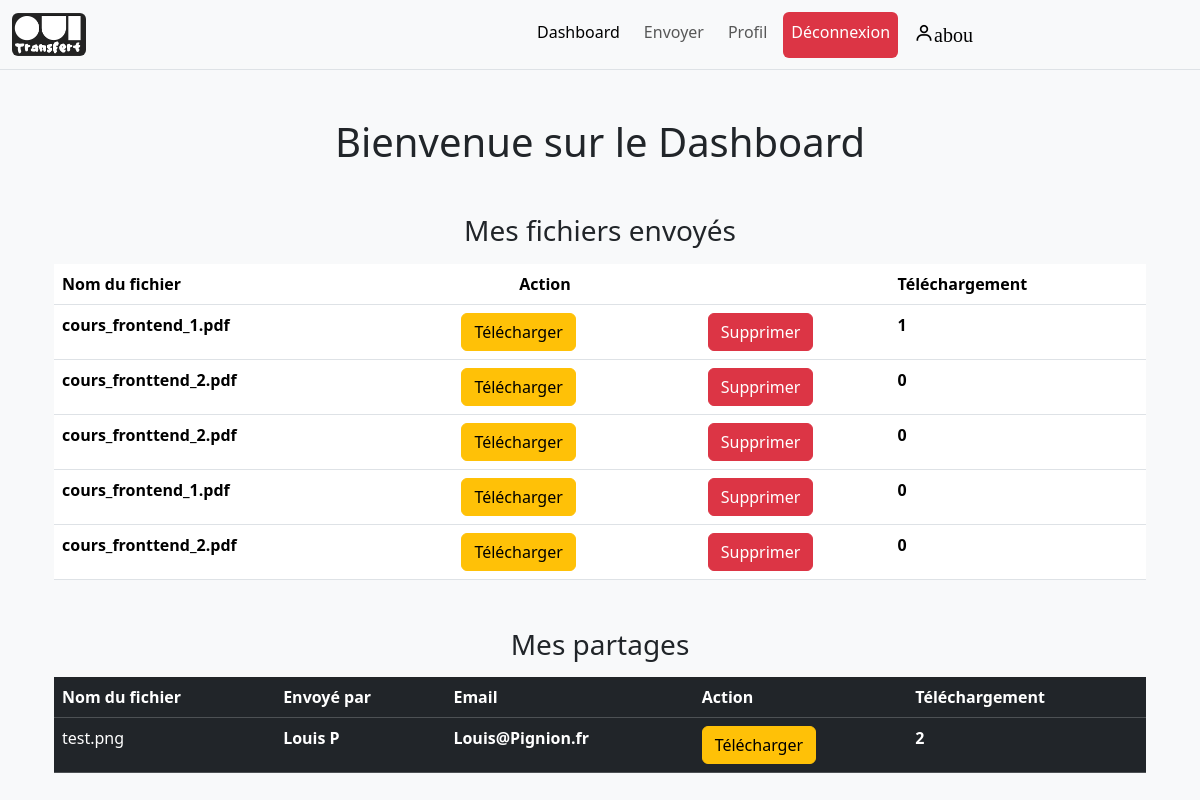
Page /dashboard.php (signed in) on the committed database.
### tables this page shows
CREATE TABLE `Fichiers` (
  `ID` int(11) NOT NULL,
  `nom_fichier` varchar(255) NOT NULL,
  `nom_fichier_cryptee` varchar(255) NOT NULL,
  `id_user` int(11) NOT NULL,
  `nombre_telechargement` int(11) NOT NULL
);

CREATE TABLE `Partage` (
  `ID` int(11) NOT NULL,
  `id_fichier` int(11) NOT NULL,
  `id_utilisateur_partage` int(11) NOT NULL,
  `id_user_autorisee` int(11) NOT NULL
);

CREATE TABLE `Users` (
  `ID` int(11) NOT NULL,
  `nom` varchar(255) NOT NULL,
  `email` varchar(255) NOT NULL,
  `password_user` varchar(255) NOT NULL
);

### Actions/fichier.php (called while the page is built, shortened)
<?php
function getheFichiers()
{
    try {
        $bdd = connexion();
        $sql = "SELECT `nom`, nombre_telechargement, Fichiers.id AS id_fichier ,`nom_fichier`, id_user FROM `Fichiers`, `Users` WHERE Fichiers.id_user = Users.ID AND id_user = :id_user";
        $stmt = $bdd->prepare($sql);
        $stmt->bindParam(':id_user', $_SESSION['id']);
        $stmt->execute();
        return $stmt;
    } catch (PDOException $e) {
        echo $e->getMessage();
        return false;
    }
}

### Function/ft_get_info_partager.php (called while the page is built)
<?php
function get_info_partager($id_user_autorisee)
{
    try {
        $bdd = connexion();
        $sql = "SELECT U.nom, U.email, F.nombre_telechargement, F.nom_fichier, F.nom_fichier_cryptee, P.id_fichier FROM Fichiers F, Users U, Partage P WHERE F.id_user = U.id AND F.ID = P.id_fichier AND P.id_user_autorisee = :id_user_autorisee;";
        $stmt = $bdd->prepare($sql);
        $stmt->bindParam(':id_user_autorisee', $id_user_autorisee);
        $stmt->execute();
        return $stmt;
    } catch (PDOException $e) {
        echo $e->getMessage();
        return false;
    }
}

### dashboard.php (the view, shortened to what this page needs)
<?php
require('Actions/fichier.php');
$results = getheFichiers();
$count = $results->rowCount();
require('./Function/ft_get_info_partager.php');
$listeFicherPartager = get_info_partager($_SESSION['id']);
require('./HeaderFooter/Header.php');
?>
<h1 class="text-center my-5">Bienvenue sur le Dashboard</h1>
<h3 class="text-center my-3">Mes fichiers envoyés</h3>
<?php if($count == 0) { ?>
<h1>Aucun fichier envoyer !</h1>
<?php } else { ?>
    <div class="container">
<div class="container mb-5">
    <table class="table">
        <thead>
            <tr>
                <th scope="col">Nom du fichier</th>
                <th></th>
                <th></th>
                <th scope="col">Action</th>
                <th></th>
                <th></th>
                <th>Téléchargement</th>
            </tr>
        </thead>
        <tbody>
            <?php while ($r = $results->fetch(PDO::FETCH_ASSOC)) { ?>
                <tr>
                    <th><?php echo $r['nom_fichier'] ?></th>
                    <th colspan="5">
                        <div class="container text-center">
                            <div class="row justify-content-start">
                                <div class="col-6">
                                    <form action="./Actions/increment_and_download.php" method="post">
                                        <button type="submit" class="btn btn-warning">Télécharger</button>
                                    </form>
                                </div>
                                <div class="col-6">
                                    <a onclick="return confirm('Êtes-vous sûr de vouloir supprimer cette location ?');" href="delete.php?id=<?= $r['id_fichier'] ?>" class="btn btn-danger">Supprimer</a>
                                </div>
                            </div>
                        </div>
                    </th>
                    <th><?php echo $r['nombre_telechargement'] ?></th>
                </tr>
            <?php } ?>
        </tbody>
    </table>
</div>
<?php } ?>
<h3 class="text-center my-3">Mes partages</h3>
<?php if($count == 0) { ?>
<h1>Aucun fichier partage !</h1>
<?php } else { ?>
<div class="container">
    <table class="table table-hover table-dark">
        <thead>
            <tr>
                <th scope="col">Nom du fichier</th>
                <th scope="col">Envoyé par</th>
                <th scope="col">Email</th>
                <th scope="col">Action</th>
                <th scope="col">Téléchargement</th>
            </tr>
        </thead>
        <tbody>
            <?php foreach ($listeFicherPartager as $fichier) { ?>
                <tr>
                    <td><?php echo $fichier['nom_fichier']; ?></td>
                    <th><?php echo $fichier['nom'] ?></th>
                    <th><?php echo $fichier['email'] ?></th>
                    <td>
                        <form action="./Actions/increment_and_download.php" method="post">
                            <button type="submit" class="btn btn-warning">Télécharger</button>
                        </form>
                    </td>
                    <th><?php echo $fichier['nombre_telechargement'] ?></th>
                </tr>
            <?php } ?>
        </tbody>
    </table>
</div>
<?php } ?>
<?php
require('./HeaderFooter/Footer.php');
?>

### HeaderFooter/Header.php (shortened to what this page needs)
<?php
$currentFile = basename($_SERVER['PHP_SELF']);
?>
<!DOCTYPE html>
<html lang="en">
<head>
    <link rel="stylesheet" href="https://cdnjs.cloudflare.com/ajax/libs/OwlCarousel2/2.3.4/assets/owl.carousel.min.css" />
    <link href='https://unpkg.com/boxicons@2.1.4/css/boxicons.min.css' rel='stylesheet'>
    <link href="https://cdn.jsdelivr.net/npm/bootstrap@5.3.3/dist/css/bootstrap.min.css" rel="stylesheet">
</head>
<body class="bg-body-tertiary">
    <nav class="navbar navbar-expand-lg bg-body-tertiary border border-top-0 border-end-0 border-start-0">
        <div class="container-fluid">
            <a class="navbar-brand" href="#">
                <img class="w-25 rounded" src="assets/img/Logo.png">
            </a>
            <div class="collapse navbar-collapse justify-content-center" id="navbarNavAltMarkup">
                <div class="navbar-nav">
                    <?php if (isset($_SESSION['auth'])) { ?>
                        <a class="nav-link fs-6 mx-1 <?php if ($currentFile == 'dashboard.php') echo 'active text-black'; ?>" href="dashboard.php">Dashboard</a>
                        <a class="nav-link fs-6 mx-1 <?php if ($currentFile == 'envoyer.php') echo 'active text-black'; ?>" aria-current="page" href="envoyer.php">Envoyer</a>
                        <a class="nav-link fs-6 mx-1 <?php if ($currentFile == 'profil.php') echo 'active text-black'; ?>" aria-current="page" href="profil.php">Profil</a>
                        <a class="nav-link fs-6 mx-1 bg-danger rounded text-white" aria-current="page" aria-disabled="true" href="./Actions/Deconnexion.php">Déconnexion</a>
                        <div class="nav-link fs-5 mx-1 text-black">
                            <i class='bx bx-user'><?php echo $_SESSION['nom']; ?></i>
                        </div>
                    <?php } else { ?>
                        <a class="nav-link fs-5 mx-2 text-black" aria-disabled="true" href="inscription.php">Inscription</a>
                        <a class="nav-link fs-5 mx-2 text-white rounded bg-primary" aria-disabled="true" href="Connexion.php">Connexion</a>
                    <?php } ?>
                </div>
            </div>
        </div>
    </nav>

### HeaderFooter/Footer.php (shortened to what this page needs)
</body>
</html>

### rows in the picture
fichiers: nom_fichier "cours_frontend_1.pdf", nombre_telechargement "1"
fichiers: nom_fichier "cours_fronttend_2.pdf", nombre_telechargement "0"
fichiers: nom_fichier "cours_fronttend_2.pdf", nombre_telechargement "0"
fichiers: nom_fichier "cours_frontend_1.pdf", nombre_telechargement "0"
fichiers: nom_fichier "cours_fronttend_2.pdf", nombre_telechargement "0"
partage: id_fichier.nom_fichier "test.png", id_utilisateur_partage.nom "Louis P", id_utilisateur_partage.email "Louis@Pignion.fr", id_fichier.nombre_telechargement "2"

### other values in the picture
$_SESSION['nom'] "abou"
